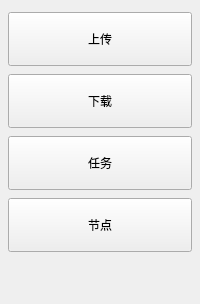
         <widget class="QWidget" name="DockerArea">
          <property name="sizePolicy">
           <sizepolicy hsizetype="Fixed" vsizetype="Expanding">
            <horstretch>0</horstretch>
            <verstretch>1</verstretch>
           </sizepolicy>
          </property>
          <layout class="QVBoxLayout" name="verticalLayout">
           <property name="spacing">
            <number>8</number>
           </property>
           <property name="leftMargin">
            <number>8</number>
           </property>
           <property name="topMargin">
            <number>12</number>
           </property>
           <property name="rightMargin">
            <number>8</number>
           </property>
           <property name="bottomMargin">
            <number>12</number>
           </property>
           <item>
            <widget class="QPushButton" name="Upload">
             <property name="sizePolicy">
              <sizepolicy hsizetype="Expanding" vsizetype="Fixed">
               <horstretch>1</horstretch>
               <verstretch>0</verstretch>
              </sizepolicy>
             </property>
             <property name="minimumSize">
              <size>
               <width>104</width>
               <height>54</height>
              </size>
             </property>
             <property name="toolTip">
              <string>上传文件到备份节点</string>
             </property>
             <property name="text">
              <string>上传</string>
             </property>
             <property name="icon">
              <iconset resource="resource.qrc">
               <normaloff>:/upload.png</normaloff>:/upload.png</iconset>
             </property>
             <property name="iconSize">
              <size>
               <width>26</width>
               <height>26</height>
              </size>
             </property>
            </widget>
           </item>
           <item>
            <widget class="QPushButton" name="Download">
             <property name="sizePolicy">
              <sizepolicy hsizetype="Expanding" vsizetype="Fixed">
               <horstretch>1</horstretch>
               <verstretch>0</verstretch>
              </sizepolicy>
             </property>
             <property name="minimumSize">
              <size>
               <width>104</width>
               <height>54</height>
              </size>
             </property>
             <property name="toolTip">
              <string>从备份节点下载文件</string>
             </property>
             <property name="text">
              <string>下载</string>
             </property>
             <property name="icon">
              <iconset resource="resource.qrc">
               <normaloff>:/download.png</normaloff>:/download.png</iconset>
             </property>
             <property name="iconSize">
              <size>
               <width>26</width>
               <height>26</height>
              </size>
             </property>
            </widget>
           </item>
           <item>
            <widget class="QPushButton" name="Tasklist">
             <property name="sizePolicy">
              <sizepolicy hsizetype="Expanding" vsizetype="Fixed">
               <horstretch>1</horstretch>
               <verstretch>0</verstretch>
              </sizepolicy>
             </property>
             <property name="minimumSize">
              <size>
               <width>104</width>
               <height>54</height>
              </size>
             </property>
             <property name="toolTip">
              <string>管理上传下载任务</string>
             </property>
             <property name="text">
              <string>任务</string>
             </property>
             <property name="icon">
              <iconset resource="resource.qrc">
               <normaloff>:/tasklist.png</normaloff>:/tasklist.png</iconset>
             </property>
             <property name="iconSize">
              <size>
               <width>26</width>
               <height>26</height>
              </size>
             </property>
            </widget>
           </item>
           <item>
            <widget class="QPushButton" name="Nodelist">
             <property name="sizePolicy">
              <sizepolicy hsizetype="Expanding" vsizetype="Fixed">
               <horstretch>1</horstretch>
               <verstretch>0</verstretch>
              </sizepolicy>
             </property>
             <property name="minimumSize">
              <size>
               <width>104</width>
               <height>54</height>
              </size>
             </property>
             <property name="toolTip">
              <string>管理备份节点</string>
             </property>
             <property name="text">
              <string>节点</string>
             </property>
             <property name="icon">
              <iconset resource="resource.qrc">
               <normaloff>:/nodelist.png</normaloff>:/nodelist.png</iconset>
             </property>
             <property name="iconSize">
              <size>
               <width>26</width>
               <height>26</height>
              </size>
             </property>
            </widget>
           </item>
           <item>
           <spacer name="verticalSpacer">
             <property name="orientation">
              <enum>Qt::Orientation::Vertical</enum>
             </property>
             <property name="sizeType">
              <enum>QSizePolicy::Expanding</enum>
             </property>
             <property name="sizeHint" stdset="0">
              <size>
               <width>20</width>
               <height>40</height>
              </size>
             </property>
            </spacer>
           </item>
          </layout>
         </widget>
